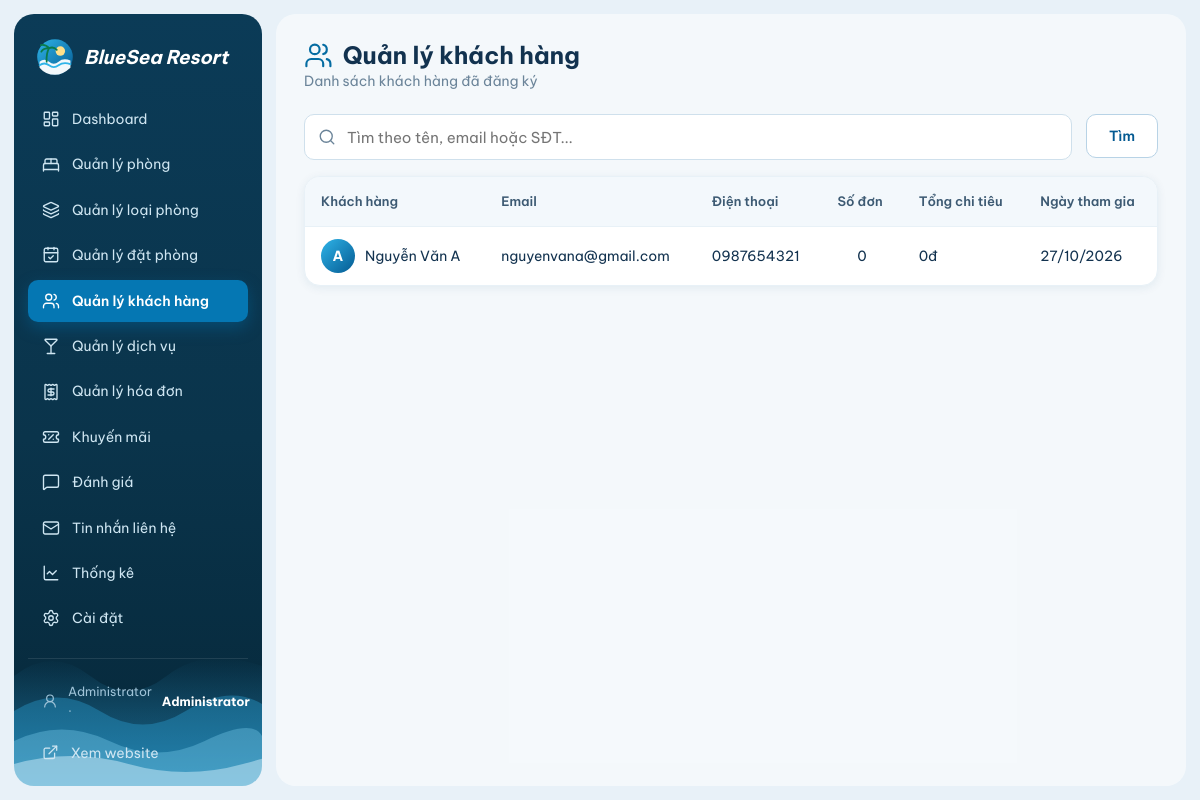
The page /admin/customers.php (signed in) on the database its author committed.
### tables this page shows
CREATE TABLE customers (
 id INT AUTO_INCREMENT PRIMARY KEY,
 name VARCHAR(120) NOT NULL,
 phone VARCHAR(30) NOT NULL,
 email VARCHAR(150) UNIQUE NOT NULL,
 password VARCHAR(255) NOT NULL,
 address VARCHAR(255),
 created_at TIMESTAMP DEFAULT CURRENT_TIMESTAMP
);

### config/app.php (called while the page is built, shortened)
<?php
require_once __DIR__ . '/../includes/icons.php';
function e($value) {
    return htmlspecialchars((string)$value, ENT_QUOTES, 'UTF-8');
}
function money($v) {
    return number_format((float)$v, 0, ',', '.') . 'đ';
}
function date_vn($d, $fmt = 'd/m/Y') {
    return $d ? date($fmt, strtotime($d)) : '';
}
function initials($name) {
    $parts = preg_split('/\s+/u', trim((string)$name));
    $last = end($parts);
    return mb_strtoupper(mb_substr($last ?: 'K', 0, 1, 'UTF-8'), 'UTF-8');
}
?>

### admin/customers.php (the view, shortened to what this page needs)
<?php
require_once '../config/database.php';
require_once '../config/app.php';
$q = trim($_GET['q'] ?? '');
$where = ''; $params = [];
$sql = "SELECT c.*, COUNT(b.id) total_bookings, COALESCE(SUM(CASE WHEN b.payment_status='paid' THEN b.grand_total ELSE 0 END),0) total_spent
        FROM customers c LEFT JOIN bookings b ON b.customer_id=c.id $where GROUP BY c.id ORDER BY c.id DESC";
$stmt = $pdo->prepare($sql);
$stmt->execute($params);
$items = $stmt->fetchAll();
include '../includes/admin_header.php';
?>
<div class="admin-head">
    <div><h1><?= icon('users') ?>Quản lý khách hàng</h1><p>Danh sách khách hàng đã đăng ký</p></div>
</div>
<form class="toolbar" method="get">
    <div class="search"><?= icon('search') ?><input class="input" type="text" name="q" value="<?= e($q) ?>" placeholder="Tìm theo tên, email hoặc SĐT..."></div>
    <button class="btn btn-outline" type="submit">Tìm</button>
</form>
<div class="table-wrap">
    <table class="table">
        <tr><th>Khách hàng</th><th>Email</th><th>Điện thoại</th><th>Số đơn</th><th>Tổng chi tiêu</th><th>Ngày tham gia</th></tr>
        <?php foreach ($items as $c): ?>
        <tr>
            <td style="display:flex;align-items:center;gap:10px"><span class="avatar" style="width:34px;height:34px;font-size:14px"><?= e(initials($c['name'])) ?></span><?= e($c['name']) ?></td>
            <td><?= e($c['email']) ?></td>
            <td><?= e($c['phone']) ?></td>
            <td class="center"><?= (int)$c['total_bookings'] ?></td>
            <td><?= money($c['total_spent']) ?></td>
            <td><?= date_vn($c['created_at']) ?></td>
        </tr>
        <?php endforeach; ?>
    </table>
</div>
<?php include '../includes/admin_footer.php'; ?>

### assets/css/style.css (style rules this page uses)
:root { --ink:#12324f; --ink-2:#3d5a73; --muted:#6b8499; --line:#d9e7f0; --line-2:#e8f1f7; --bg:#eaf3fa; --white:#fff; --primary:#045a92; --primary-600:#03497a; --primary-500:#056ca2; --accent:#1e9bfe; --sky:#e4f2fb; --sky-2:#f0f7fc; --sand:#f6e6b8; --ok:#1a8a3d; --ok-bg:#e0f7e3; --warn:#a86500; --warn-bg:#feedc0; --bad:#d13d3d; --bad-bg:#fbe3e2; --info:#0a6aa5; --info-bg:#e1f0fb; --navy:#0a344b; --navy-2:#062637; --r-sm:8px; --r:12px; --r-lg:18px; --r-xl:24px; --shadow:0 10px 30px rgba(12,74,120,.10); --shadow-sm:0 2px 10px rgba(12,74,120,.08); --font:"Be Vietnam Pro",system-ui,-apple-system,"Segoe UI",Roboto,Arial,sans-serif; --script:"Great Vibes","Segoe Script","Brush Script MT",cursive; }
*,*::before,*::after { box-sizing:border-box }
html { scroll-behavior:smooth;-webkit-text-size-adjust:100% }
body { margin:0;font-family:var(--font);font-size:15px;line-height:1.6;color:var(--ink);background:linear-gradient(180deg,#cfe5f5 0,#e4f1fa 380px,#f2f8fc 900px) fixed;min-height:100vh;display:flex;flex-direction:column }
h1,h2,h3,h4 { margin:0;line-height:1.25;color:var(--ink) }
p { margin:0 }
button,input,select,textarea { font:inherit;color:inherit }
.btn { display:inline-flex;align-items:center;justify-content:center;gap:8px;height:44px;padding:0 22px;border:1px solid transparent;border-radius:10px;font-weight:600;font-size:14px;cursor:pointer;transition:background .15s,border-color .15s,box-shadow .15s;white-space:nowrap }
.btn-outline { background:#fff;border-color:#b8d3e6;color:var(--primary) }
.input { width:100%;height:46px;padding:0 14px;border:1px solid #cfe0ec;border-radius:10px;background:#fff;color:var(--ink);transition:border-color .15s,box-shadow .15s }
.avatar { width:52px;height:52px;border-radius:50%;background:linear-gradient(135deg,#2fb4e8,#045a92);color:#fff;display:grid;place-items:center;font-weight:700;font-size:20px;flex:none }
.admin-body { background:#e8f1f8;display:block }
.admin-head { display:flex;justify-content:space-between;align-items:flex-start;gap:16px;margin-bottom:22px;flex-wrap:wrap }
.admin-head h1 { font-size:24px;font-weight:700;display:flex;align-items:center;gap:10px }
.admin-head p { color:var(--muted);font-size:14px }
.toolbar { display:flex;gap:14px;margin-bottom:16px;flex-wrap:wrap }
.toolbar .search { position:relative;flex:1;min-width:220px }
.toolbar .search .input { padding-left:42px }
.table-wrap { overflow:auto;background:#fff;border-radius:16px;box-shadow:var(--shadow-sm);border:1px solid var(--line-2) }
table.table { width:100%;border-collapse:collapse }
.table th { padding:14px 16px;text-align:left;font-size:13px;font-weight:600;color:var(--ink-2);background:#f3f8fc;border-bottom:1px solid var(--line-2);white-space:nowrap }
.table td { padding:12px 16px;border-bottom:1px solid var(--line-2);font-size:14px;vertical-align:middle }
.table tr:last-child td { border-bottom:0 }
.table .center { text-align:center }

### rows shown on the page
customers: name "A", name "Nguyễn Văn A", email "nguyenvana@gmail.com", phone "0987654321", total_bookings "0", total_spent "0đ", created_at "27/10/2026"

### other values the page prints
$label "Dashboard"
$label "Quản lý phòng"
$label "Quản lý loại phòng"
$label "Quản lý đặt phòng"
$label "Quản lý khách hàng"
$label "Quản lý dịch vụ"
$label "Quản lý hóa đơn"
$label "Khuyến mãi"
$label "Đánh giá"
$label "Tin nhắn liên hệ"
$label "Thống kê"
$label "Cài đặt"
$_SESSION['admin']['name'] "Administrator"
